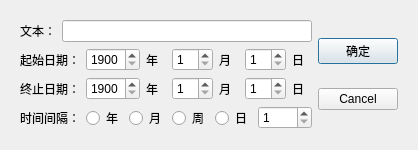
<?xml version="1.0" encoding="UTF-8"?>
<ui version="4.0">
 <class>BatchAddDialog</class>
 <widget class="QDialog" name="BatchAddDialog">
  <property name="geometry">
   <rect>
    <x>0</x>
    <y>0</y>
    <width>377</width>
    <height>128</height>
   </rect>
  </property>
  <property name="windowTitle">
   <string>Dialog</string>
  </property>
  <layout class="QVBoxLayout" name="verticalLayout_3">
   <item>
    <widget class="QWidget" name="" native="true">
     <layout class="QHBoxLayout" name="horizontalLayout_5">
      <item>
       <layout class="QVBoxLayout" name="verticalLayout">
        <item>
         <layout class="QHBoxLayout" name="horizontalLayout_3">
          <item>
           <widget class="QLabel" name="label_9">
            <property name="text">
             <string>文本：</string>
            </property>
           </widget>
          </item>
          <item>
           <widget class="QLineEdit" name="Text"/>
          </item>
         </layout>
        </item>
        <item>
         <layout class="QHBoxLayout" name="horizontalLayout">
          <item>
           <widget class="QLabel" name="label">
            <property name="text">
             <string>起始日期：</string>
            </property>
           </widget>
          </item>
          <item>
           <widget class="QSpinBox" name="start_y">
            <property name="minimum">
             <number>1900</number>
            </property>
            <property name="maximum">
             <number>2999</number>
            </property>
           </widget>
          </item>
          <item>
           <widget class="QLabel" name="label_2">
            <property name="text">
             <string>年</string>
            </property>
           </widget>
          </item>
          <item>
           <widget class="QSpinBox" name="start_m">
            <property name="minimum">
             <number>1</number>
            </property>
            <property name="maximum">
             <number>12</number>
            </property>
           </widget>
          </item>
          <item>
           <widget class="QLabel" name="label_3">
            <property name="text">
             <string>月</string>
            </property>
           </widget>
          </item>
          <item>
           <widget class="QSpinBox" name="start_d">
            <property name="minimum">
             <number>1</number>
            </property>
            <property name="maximum">
             <number>31</number>
            </property>
           </widget>
          </item>
          <item>
           <widget class="QLabel" name="label_4">
            <property name="text">
             <string>日</string>
            </property>
           </widget>
          </item>
         </layout>
        </item>
        <item>
         <layout class="QHBoxLayout" name="horizontalLayout_2">
          <item>
           <widget class="QLabel" name="label_5">
            <property name="text">
             <string>终止日期：</string>
            </property>
           </widget>
          </item>
          <item>
           <widget class="QSpinBox" name="end_y">
            <property name="minimum">
             <number>1900</number>
            </property>
            <property name="maximum">
             <number>2999</number>
            </property>
           </widget>
          </item>
          <item>
           <widget class="QLabel" name="label_6">
            <property name="text">
             <string>年</string>
            </property>
           </widget>
          </item>
          <item>
           <widget class="QSpinBox" name="end_m">
            <property name="minimum">
             <number>1</number>
            </property>
            <property name="maximum">
             <number>12</number>
            </property>
           </widget>
          </item>
          <item>
           <widget class="QLabel" name="label_7">
            <property name="text">
             <string>月</string>
            </property>
           </widget>
          </item>
          <item>
           <widget class="QSpinBox" name="end_d">
            <property name="minimum">
             <number>1</number>
            </property>
            <property name="maximum">
             <number>31</number>
            </property>
           </widget>
          </item>
          <item>
           <widget class="QLabel" name="label_8">
            <property name="text">
             <string>日</string>
            </property>
           </widget>
          </item>
         </layout>
        </item>
        <item>
         <layout class="QHBoxLayout" name="horizontalLayout_4">
          <item>
           <widget class="QLabel" name="label_10">
            <property name="text">
             <string>时间间隔：</string>
            </property>
           </widget>
          </item>
          <item>
           <widget class="QRadioButton" name="y_button">
            <property name="text">
             <string>年</string>
            </property>
           </widget>
          </item>
          <item>
           <widget class="QRadioButton" name="m_button">
            <property name="text">
             <string>月</string>
            </property>
           </widget>
          </item>
          <item>
           <widget class="QRadioButton" name="w_button">
            <property name="text">
             <string>周</string>
            </property>
           </widget>
          </item>
          <item>
           <widget class="QRadioButton" name="d_button">
            <property name="text">
             <string>日</string>
            </property>
           </widget>
          </item>
          <item>
           <widget class="QSpinBox" name="spinBox_7">
            <property name="minimum">
             <number>1</number>
            </property>
            <property name="maximum">
             <number>9999</number>
            </property>
           </widget>
          </item>
         </layout>
        </item>
       </layout>
      </item>
      <item>
       <layout class="QVBoxLayout" name="verticalLayout_2">
        <item>
         <widget class="QPushButton" name="pushButton">
          <property name="text">
           <string>确定</string>
          </property>
         </widget>
        </item>
        <item>
         <widget class="QPushButton" name="pushButton_2">
          <property name="text">
           <string>Cancel</string>
          </property>
         </widget>
        </item>
       </layout>
      </item>
     </layout>
    </widget>
   </item>
  </layout>
 </widget>
 <resources/>
 <connections>
  <connection>
   <sender>pushButton</sender>
   <signal>clicked()</signal>
   <receiver>BatchAddDialog</receiver>
   <slot>accept()</slot>
   <hints>
    <hint type="sourcelabel">
     <x>336</x>
     <y>35</y>
    </hint>
    <hint type="destinationlabel">
     <x>372</x>
     <y>24</y>
    </hint>
   </hints>
  </connection>
  <connection>
   <sender>pushButton_2</sender>
   <signal>clicked()</signal>
   <receiver>BatchAddDialog</receiver>
   <slot>reject()</slot>
   <hints>
    <hint type="sourcelabel">
     <x>317</x>
     <y>87</y>
    </hint>
    <hint type="destinationlabel">
     <x>373</x>
     <y>90</y>
    </hint>
   </hints>
  </connection>
 </connections>
</ui>
